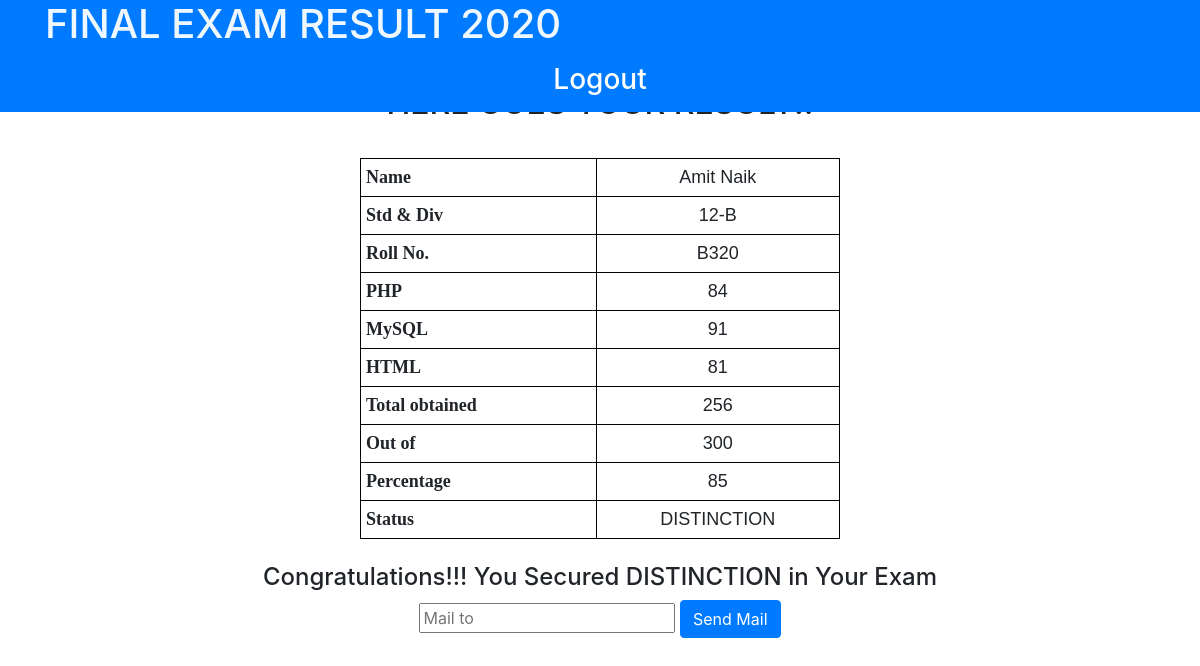
Screenshot of /portal.php (signed in) with the database file from the repository.
### tables this page shows
CREATE TABLE `student` (
  `name` char(100) NOT NULL,
  `age` int(11) NOT NULL,
  `standard` int(11) NOT NULL,
  `division` char(2) NOT NULL,
  `roll` varchar(10) NOT NULL,
  `pass` varchar(11) NOT NULL,
  `PHP` int(11) DEFAULT NULL,
  `MySQL` int(11) DEFAULT NULL,
  `HTML` int(11) DEFAULT NULL,
  `total` int(11) DEFAULT NULL,
  `out of` int(11) DEFAULT NULL,
  `percent` int(11) DEFAULT NULL,
  `status` char(20) DEFAULT NULL
);

### portal.php (the view, shortened to what this page needs)
<?php
	include 'school_connect.php';
?>
<!DOCTYPE html>
<html>
<head>
	<link rel="stylesheet" href="https://maxcdn.bootstrapcdn.com/bootstrap/4.0.0/css/bootstrap.min.css">
</head>
</head>
<body align="center">
	<nav>
		<nav class="nav justify-content-center fixed-top bg-primary">
   			 <div class="container">
				<h1 style="color: aliceblue;">FINAL EXAM RESULT 2020</h1>
</div>
	<form class="">
	<a class="btn btn-primary" href="logout.php" role="button"><h3>Logout</h3></a>
</form>
</nav>
</nav>
<?php
$roll=$_SESSION['username'];
$result="SELECT * FROM `student` WHERE `roll`='$roll'";
	$query = mysqli_query($conn,$result);
	while($res = mysqli_fetch_array($query)){
?><br>
<center><h2>HERE GOES YOUR RESULT!!</h2></center>
	<table align="center">
		<tr><th>Name</th><td><?php echo $res['name'];?></td></tr>
		<tr><th>Std & Div</th><td><?php echo $res['standard']."-".$res['division'];?></td></tr>
		<tr><th>Roll No.</th><td><?php echo $res['roll'];?></td></tr>
		<tr><th>PHP</th><td><?php echo $res['PHP'];?></td></tr>
		<tr><th>MySQL</th><td><?php echo $res['MySQL'];?></td></tr>
		<tr><th>HTML</th><td><?php echo $res['HTML'];?></td></tr>
		<tr><th>Total obtained</th><td><?php echo $res['total'];?></td></tr>
		<tr><th>Out of</th><td><?php echo $res['out of'];?></td></tr>
		<tr><th>Percentage</th><td><?php echo $res['percent'];?></td></tr>
		<tr><th>Status</th><td><?php echo $res['status'];?></td></tr>
	</table>
<?php
	}
$roll=$_SESSION['username'];
$result="SELECT * FROM `student` WHERE `roll`='$roll'";
	$query = mysqli_query($conn,$result);
	while($res = mysqli_fetch_array($query)){
	if($res['status']=="DISTINCTION"){
		echo "<br><center><h4>Congratulations!!! You Secured DISTINCTION in Your Exam</h4></center>";
	}
	elseif($res['status']=="PASS"){
		echo "<br><center><h4>Improvents needed!!!</br></center>";
	}
	else{
		echo "<br><center><h4>Fail!!Better Luck Next Time</h4></center>";
	}
}
	?>
<form method="post">
	<center><input type="text" name="email" placeholder="Mail to">
	<a class="btn btn-primary" href="sendmail.php" role="button" mail="mail">Send Mail</a></center>
</form>
</body>
</html>

### portal.php (style rules this page uses)
body { margin-top: 5%; }
table { font-size: 18px; margin-top: 3%; border: 1px solid #000000; width: 40%; }
th { font-family: times new roman; border: 1px solid #000000; padding:5px; text-align: center; }
td { font-family: arial, san-serif; border: 1px solid #000000; padding:5px; text-align: center; }
th:first-child { text-align: left; font-style: bold; }

### rows the page displays
student: name "Amit Naik", standard "12", division "B", roll "B320", PHP "84", MySQL "91", HTML "81", total "256", out of "300", percent "85", status "DISTINCTION", shows "Congratulations!!! You Secured DISTINCTION in Your Exam"
